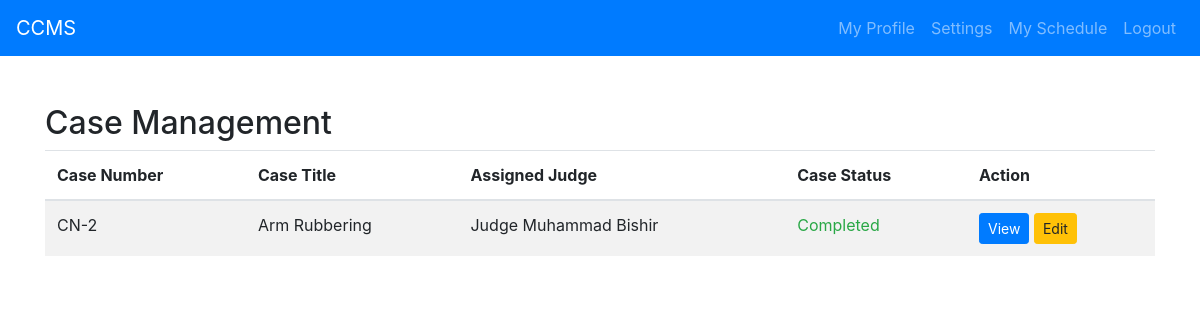
Page /manage-case2/ (signed in) on the committed database.
### ccms/models.py (models this page shows, shortened)
class Scheduling(models.Model):
    case_number = models.CharField(max_length=10000, blank=True)
    case_title = models.CharField(max_length=10000, blank=True)
    case_time = models.CharField(max_length=100, blank=True)
    case_date = models.CharField(max_length=100, blank=True)
    judged = models.CharField(max_length=100, blank=True)
    case_status = models.BooleanField(True)

### ccms/views.py (the view)
# urls.py: path('manage-case2/', views.manage_case2, name='manage-case2'),
def manage_case2(request):
    user = User.objects.get(username=request.user)
    jud = SignUp.objects.filter(user=user)
    fullname = ''
    for name in jud:
        fullname = f"Judge {name.fullname}"
    cases2 = Scheduling.objects.filter(judged=fullname)
    context = {
        "case":cases2,
        "user": user
    }
    return render(request, 'case-management.html', context)

### templates/case-management.html (shortened to what this page needs)
<!DOCTYPE html>
<html lang="en">
<head>
    <link rel="stylesheet" href="https://maxcdn.bootstrapcdn.com/bootstrap/4.5.2/css/bootstrap.min.css">
</head>
<body>
    <nav class="navbar navbar-expand-lg navbar-dark bg-primary">
        <a class="navbar-brand" href="/user-dashboard">CCMS</a>
        <div class="collapse navbar-collapse" id="navbarNav">
            <ul class="navbar-nav ml-auto">
                <li class="nav-item">
                    <a class="nav-link" href="/profile">My Profile</a>
                </li>
                <li class="nav-item">
                    <a class="nav-link" href="/settings">Settings</a>
                </li>
                {% if user.is_superuser == True %}
                <li class="nav-item">
                    <a class="nav-link" href="/manage-case">My Schedule</a>
                </li>
                {% else %}
                <li class="nav-item">
                    <a class="nav-link" href="/manage-case2">My Schedule</a>
                </li>
                {% endif %}
                <li class="nav-item">
                    <a class="nav-link" href="/logout">Logout</a>
                </li>
            </ul>
        </div>
    </nav>
    <div class="container my-5">
        <h2>Case Management</h2>
        <table class="table table-striped">
            <thead>
                <tr>
                    <th>Case Number</th>
                    <th>Case Title</th>
                    <th>Assigned Judge</th>
                    <th>Case Status</th>
                    <th>Action</th>
                </tr>
            </thead>
            <tbody>
                {% if user.is_superuser == True %}
                {% for case in cases %}
                    {% if case.case_number != '' %}
                    <tr>
                        <td>{{case.case_number}}</td>
                        <td>{{case.case_title}}</td>
                        <td>{{case.judged}}</td>
                        {% if case.case_status == False %}
                        <td class="text-danger">In Progress</td>
                        {% else %}
                        <td class="text-success">Completed</td>
                        {% endif %}
                        <td>
                            <a href="/case-view/{{case.id}}" class="btn btn-primary btn-sm">View</a>
                        </td>
                    </tr>
                    {% endif %}
                {% endfor %}
                {% else %}
                {% if case %}
                    {% for c in case %}
                    <tr>
                        <td>{{c.case_number}}</td>
                        <td>{{c.case_title}}</td>
                        <td>{{c.judged}}</td>
                        {% if c.case_status == False %}
                        <td class="text-danger">In Progress</td>
                        {% else %}
                        <td class="text-success">Completed</td>
                        {% endif %}
                        <td>
                            <a href="/case-view/{{c.id}}" class="btn btn-primary btn-sm">View</a>
                            <a href="/document-upload/{{c.id}}" class="btn btn-warning btn-sm">Edit</a>
                        </td>
                    </tr>
                    {% endfor %}
                {% else %}
                    <tr>
                        <td class="text-danger">
                            No case yet!
                        </td>
                    </tr>
                    {% endif %}
                {% endif %}
            </tbody>
        </table>
    </div>
</body>
</html>

### rows in the picture
Scheduling: case_number "CN-2", case_title "Arm Rubbering", judged "Judge Muhammad Bishir", case_status "Completed"
